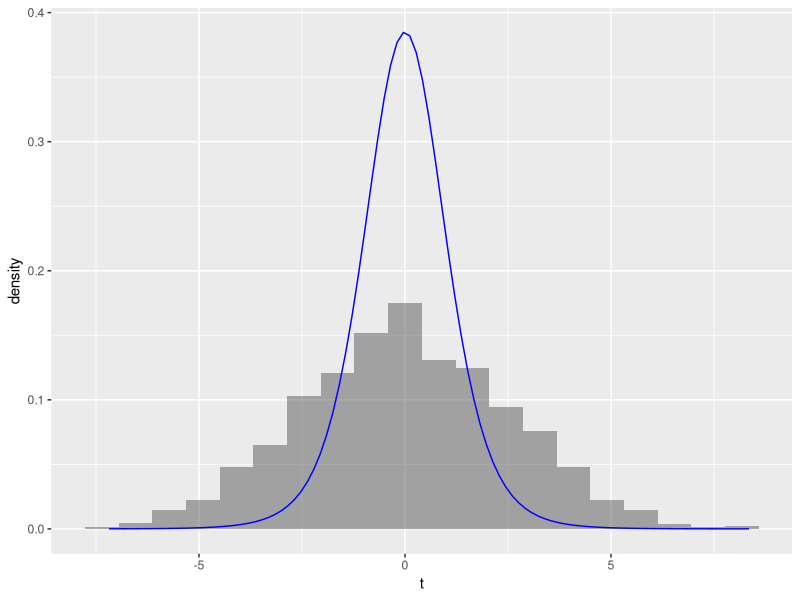

Source code (R):
# ---- 0. Setup and load libraries, if any ----

library(ggplot2)

# ---- 1. Guinness example: using the t distribution ----

# Recall our experiments from before, using the function to compute Z scores,
# which failed with the Normal distribution when N was small

experiment <- function(N, mu_0, mu, sigma) {
  # Simulate generating samples under the null hypothesis:
  samples <- rnorm(N, mean=mu, sd=sigma) 
  
  Xbar <- mean(samples)          # take the sample mean
  Z <- (Xbar - mu_0) / sigma**2  # compute the Z score
  return(Z)
}

# Now let's try graphing the results with the t distribution instead

data = as.data.frame(replicate(n=1000, experiment(5, 4.5, 4.5, 0.17)))
colnames(data) <- c("t")

ggplot(data, aes(x=t)) +
  geom_histogram(aes(y=after_stat(density)), alpha=0.5, bins=20) +
  stat_function(fun=dt, args=list(df=7), col="blue")

# FIXME: doesn't look quite right

  
# ---- 2. Finding the p-value ----

# Q: (Review) What is the function pt() in R? Hint: what is pnorm()?
# Q: Why do we multiply by 2?
# Q: Why are we computing the upper tail probability?

Xbar <- 4.66
SE <- 0.17 / sqrt(8)
t <- (Xbar - 4.5) / SE

2 * pt(q=t, df=7, lower.tail=FALSE)

# What can we conclude from this p-value?
